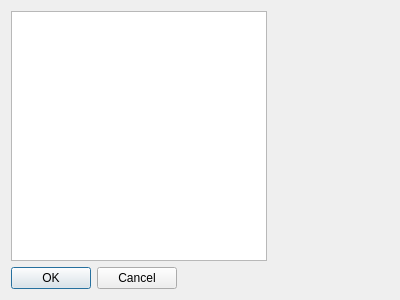
<?xml version="1.0" encoding="UTF-8"?>
<ui version="4.0">
 <class>OptionsDialog</class>
 <widget class="QDialog" name="OptionsDialog">
  <property name="geometry">
   <rect>
    <x>0</x>
    <y>0</y>
    <width>400</width>
    <height>300</height>
   </rect>
  </property>
  <property name="windowTitle">
   <string>Dialog</string>
  </property>
  <layout class="QFormLayout" name="formLayout">
   <item row="0" column="0">
    <widget class="QTableView" name="tableView"/>
   </item>
   <item row="1" column="0">
    <widget class="QDialogButtonBox" name="buttonBox">
     <property name="orientation">
      <enum>Qt::Horizontal</enum>
     </property>
     <property name="standardButtons">
      <set>QDialogButtonBox::Cancel|QDialogButtonBox::Ok</set>
     </property>
    </widget>
   </item>
  </layout>
 </widget>
 <resources/>
 <connections>
  <connection>
   <sender>buttonBox</sender>
   <signal>accepted()</signal>
   <receiver>OptionsDialog</receiver>
   <slot>accept()</slot>
   <hints>
    <hint type="sourcelabel">
     <x>248</x>
     <y>254</y>
    </hint>
    <hint type="destinationlabel">
     <x>157</x>
     <y>274</y>
    </hint>
   </hints>
  </connection>
  <connection>
   <sender>buttonBox</sender>
   <signal>rejected()</signal>
   <receiver>OptionsDialog</receiver>
   <slot>reject()</slot>
   <hints>
    <hint type="sourcelabel">
     <x>316</x>
     <y>260</y>
    </hint>
    <hint type="destinationlabel">
     <x>286</x>
     <y>274</y>
    </hint>
   </hints>
  </connection>
 </connections>
</ui>
